Frame 1 (no input): blank canvas, image omitted
Frame 60 (no input): blank canvas, image omitted
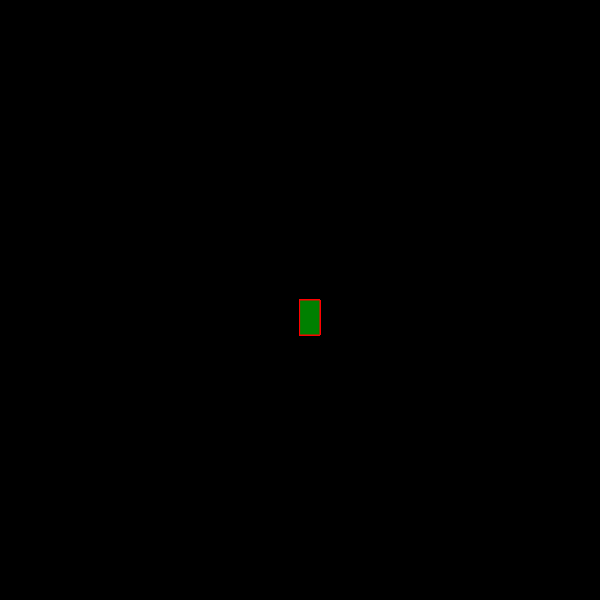
Frame 120 (the mouse pressed at the canvas centre since frame 60)

The p5.js sketch whose frames 1 and 60 were blank and that drew this single picture after the mouse press (run headless with seeded random() and noise() and a simulated clock; from frame 60 on, the mouse is pressed at the canvas centre):

// p5.js sketch
// ── sketch.js
function setup() {
    createCanvas(600,600);
    background("black") 
   }
  function draw(){ 
  stroke("red");
  fill("green");
    if(mouseIsPressed){
      rect(mouseX,mouseY,20,35)
  }
  }
